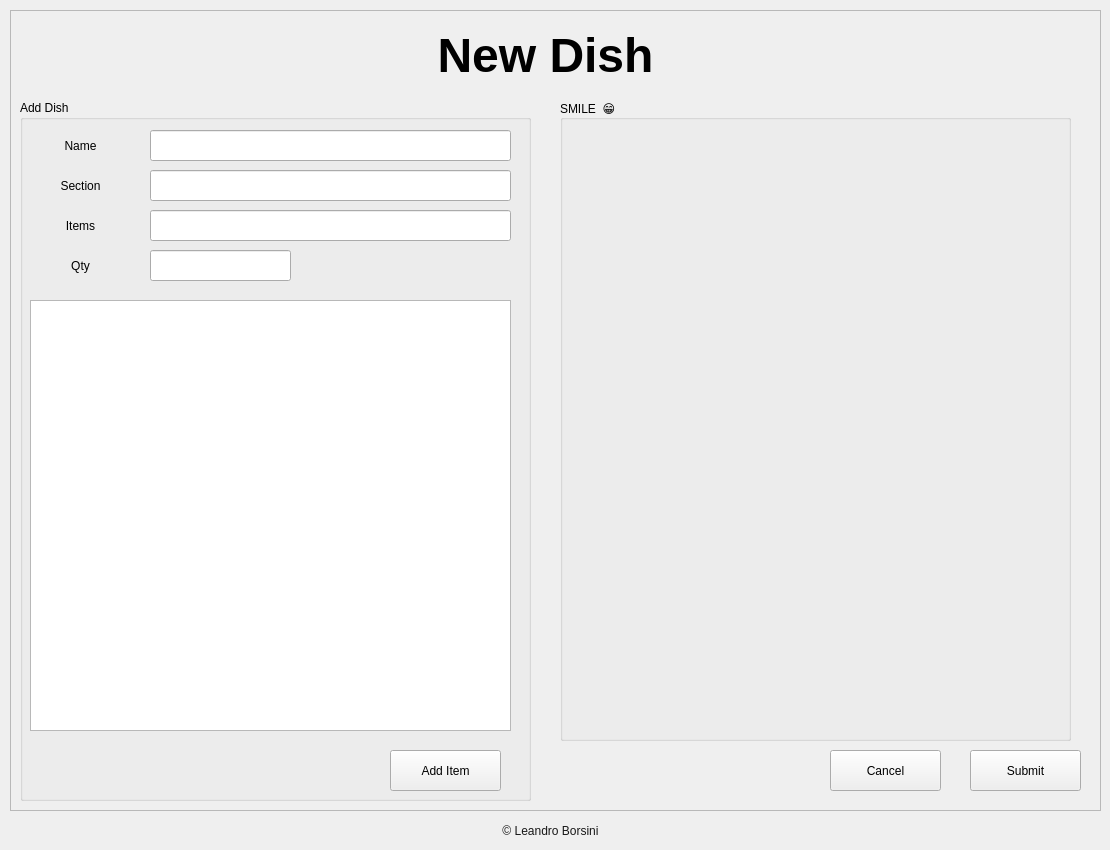
    <widget class="QWidget" name="pag_dish_createNewDish">
     <widget class="QFrame" name="frame_createMenu_3">
      <property name="geometry">
       <rect>
        <x>10</x>
        <y>10</y>
        <width>1091</width>
        <height>801</height>
       </rect>
      </property>
      <property name="frameShape">
       <enum>QFrame::StyledPanel</enum>
      </property>
      <property name="frameShadow">
       <enum>QFrame::Raised</enum>
      </property>
      <widget class="QGroupBox" name="groupBox_11">
       <property name="geometry">
        <rect>
         <x>10</x>
         <y>90</y>
         <width>511</width>
         <height>701</height>
        </rect>
       </property>
       <property name="title">
        <string>Add Dish</string>
       </property>
       <widget class="QLabel" name="label_26">
        <property name="geometry">
         <rect>
          <x>10</x>
          <y>30</y>
          <width>101</width>
          <height>31</height>
         </rect>
        </property>
        <property name="text">
         <string>Name</string>
        </property>
        <property name="alignment">
         <set>Qt::AlignCenter</set>
        </property>
       </widget>
       <widget class="QLabel" name="label_30">
        <property name="geometry">
         <rect>
          <x>10</x>
          <y>70</y>
          <width>101</width>
          <height>31</height>
         </rect>
        </property>
        <property name="text">
         <string>Section</string>
        </property>
        <property name="alignment">
         <set>Qt::AlignCenter</set>
        </property>
       </widget>
       <widget class="QLineEdit" name="entry_user_login">
        <property name="geometry">
         <rect>
          <x>130</x>
          <y>70</y>
          <width>361</width>
          <height>31</height>
         </rect>
        </property>
        <property name="font">
         <font>
          <pointsize>14</pointsize>
         </font>
        </property>
        <property name="text">
         <string/>
        </property>
        <property name="echoMode">
         <enum>QLineEdit::Normal</enum>
        </property>
        <property name="alignment">
         <set>Qt::AlignCenter</set>
        </property>
       </widget>
       <widget class="QListWidget" name="lst_main_vegan_4">
        <property name="geometry">
         <rect>
          <x>10</x>
          <y>200</y>
          <width>481</width>
          <height>431</height>
         </rect>
        </property>
       </widget>
       <widget class="QLineEdit" name="entry_newDish_name">
        <property name="geometry">
         <rect>
          <x>130</x>
          <y>30</y>
          <width>361</width>
          <height>31</height>
         </rect>
        </property>
        <property name="font">
         <font>
          <pointsize>14</pointsize>
         </font>
        </property>
        <property name="text">
         <string/>
        </property>
        <property name="echoMode">
         <enum>QLineEdit::Normal</enum>
        </property>
        <property name="alignment">
         <set>Qt::AlignCenter</set>
        </property>
       </widget>
       <widget class="QPushButton" name="btn_main_submit_4">
        <property name="geometry">
         <rect>
          <x>370</x>
          <y>650</y>
          <width>111</width>
          <height>41</height>
         </rect>
        </property>
        <property name="text">
         <string>Add Item</string>
        </property>
       </widget>
       <widget class="QLineEdit" name="entry_user_login_3">
        <property name="geometry">
         <rect>
          <x>130</x>
          <y>110</y>
          <width>361</width>
          <height>31</height>
         </rect>
        </property>
        <property name="font">
         <font>
          <pointsize>14</pointsize>
         </font>
        </property>
        <property name="text">
         <string/>
        </property>
        <property name="echoMode">
         <enum>QLineEdit::Normal</enum>
        </property>
        <property name="alignment">
         <set>Qt::AlignCenter</set>
        </property>
       </widget>
       <widget class="QLabel" name="label_31">
        <property name="geometry">
         <rect>
          <x>10</x>
          <y>110</y>
          <width>101</width>
          <height>31</height>
         </rect>
        </property>
        <property name="text">
         <string>Items</string>
        </property>
        <property name="alignment">
         <set>Qt::AlignCenter</set>
        </property>
       </widget>
       <widget class="QLabel" name="label_33">
        <property name="geometry">
         <rect>
          <x>10</x>
          <y>150</y>
          <width>101</width>
          <height>31</height>
         </rect>
        </property>
        <property name="text">
         <string>Qty</string>
        </property>
        <property name="alignment">
         <set>Qt::AlignCenter</set>
        </property>
       </widget>
       <widget class="QLineEdit" name="entry_user_login_4">
        <property name="geometry">
         <rect>
          <x>130</x>
          <y>150</y>
          <width>141</width>
          <height>31</height>
         </rect>
        </property>
        <property name="font">
         <font>
          <pointsize>14</pointsize>
         </font>
        </property>
        <property name="text">
         <string/>
        </property>
        <property name="echoMode">
         <enum>QLineEdit::Normal</enum>
        </property>
        <property name="alignment">
         <set>Qt::AlignCenter</set>
        </property>
       </widget>
      </widget>
      <widget class="QPushButton" name="btn_main_submit_3">
       <property name="geometry">
        <rect>
         <x>960</x>
         <y>740</y>
         <width>111</width>
         <height>41</height>
        </rect>
       </property>
       <property name="text">
        <string>Submit</string>
       </property>
      </widget>
      <widget class="QGroupBox" name="groupBox_12">
       <property name="geometry">
        <rect>
         <x>550</x>
         <y>90</y>
         <width>511</width>
         <height>641</height>
        </rect>
       </property>
       <property name="title">
        <string>SMILE  😁</string>
       </property>
       <widget class="QLabel" name="label_27">
        <property name="geometry">
         <rect>
          <x>10</x>
          <y>50</y>
          <width>491</width>
          <height>581</height>
         </rect>
        </property>
        <property name="text">
         <string/>
        </property>
        <property name="pixmap">
         <pixmap>../Menu ManagerPro/menu.ico</pixmap>
        </property>
        <property name="alignment">
         <set>Qt::AlignCenter</set>
        </property>
       </widget>
      </widget>
      <widget class="QLabel" name="label_36">
       <property name="geometry">
        <rect>
         <x>20</x>
         <y>10</y>
         <width>1031</width>
         <height>71</height>
        </rect>
       </property>
       <property name="styleSheet">
        <string notr="true">/* Estilo para el label principal */
QLabel {
    background-color: transparent;
    
	color: rgb(0, 0, 0);
    font-size: 48px;
    font-weight: bold;
    font: 75 48pt &quot;Segoe Script&quot;;
}</string>
       </property>
       <property name="text">
        <string>New Dish</string>
       </property>
       <property name="alignment">
        <set>Qt::AlignCenter</set>
       </property>
      </widget>
      <widget class="QPushButton" name="btn_main_preView_3">
       <property name="geometry">
        <rect>
         <x>820</x>
         <y>740</y>
         <width>111</width>
         <height>41</height>
        </rect>
       </property>
       <property name="text">
        <string>Cancel</string>
       </property>
      </widget>
     </widget>
     <widget class="QLabel" name="label_12">
      <property name="geometry">
       <rect>
        <x>0</x>
        <y>820</y>
        <width>1101</width>
        <height>21</height>
       </rect>
      </property>
      <property name="styleSheet">
       <string notr="true">color: rgb(24, 24, 24);
font: 87 8pt &quot;Segoe UI Black&quot;;
border: none;
</string>
      </property>
      <property name="text">
       <string>© Leandro Borsini</string>
      </property>
      <property name="alignment">
       <set>Qt::AlignCenter</set>
      </property>
     </widget>
    </widget>
